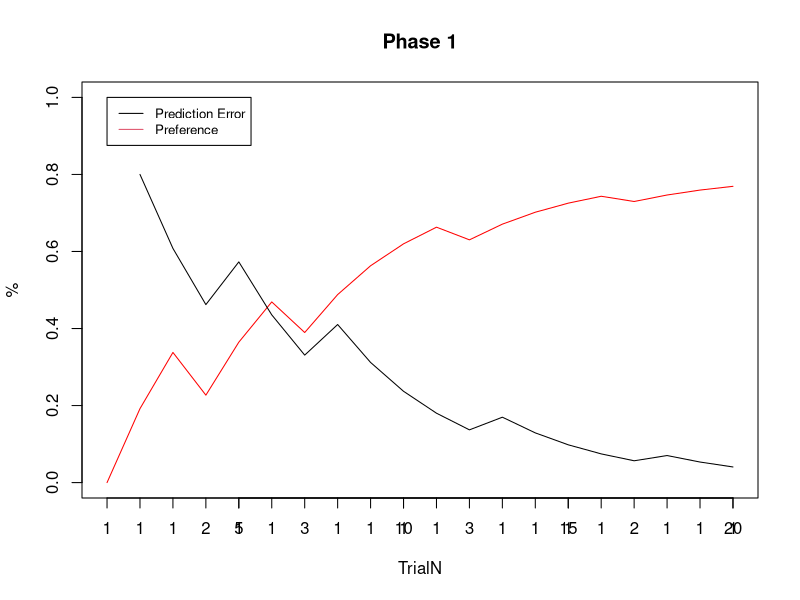
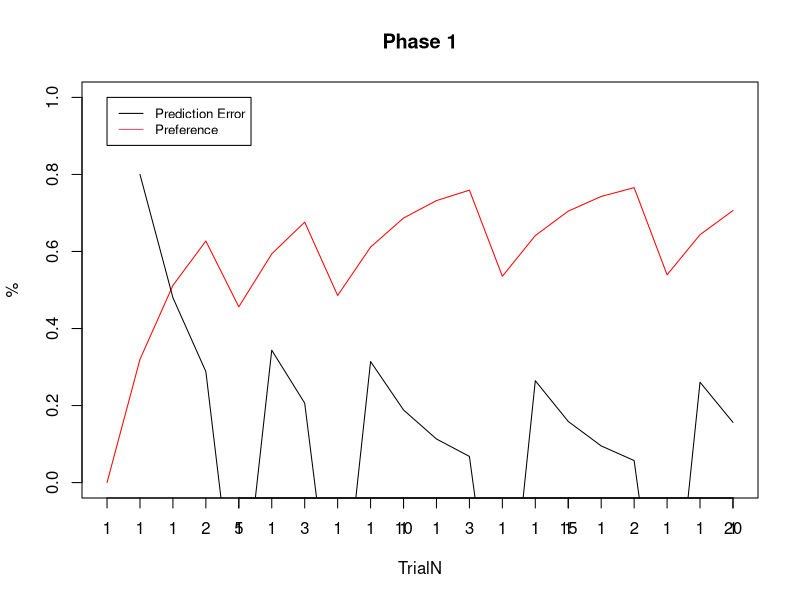

R code for these plots, in order:
###rescorla wagner model for associative learning implementation
#https://psyr.org/programming.html
rm(list=ls())
#formula: deltaV = alpha beta (lambda-sumV)

update_RW <- function(value, alpha, beta, lambda) {
  # compute the value of the compound stimulus Calculate the value (VAB) of the compound stimulus
  #In the Rescorla-Wagner model, the associative strength for the compound is just the sum of the individual strengths, 
  #so I can use the sum function to add up all the elements of the value argument:
  value_compound <- sum(value)
  # compute the prediction error.learning is the prediction error, λU−VAB
  prediction_error <- lambda - value_compound
  # compute the change in strength
  value_change <- alpha * beta * prediction_error 
  # update the association value
  value <- value + value_change
  # return the new value
  value <- value + value_change
  
  
}

#For the first “experiment” to simulate, we’ll pair a simple CS (i.e. not compound) 
#with a US for 20 trials, and examine how the association strength changes over time. 
#So get started, we’ll specify the number of trials
n_trials <- 20  
strength <- numeric(n_trials)

#set alpha at 0.80
alpha<-0.4 #alpha is the learning rate linked to first stimulus
beta<-0.6#beta is the learning rate linked to the category
lambda<-0.80 #lambda is the reward value, which is the maximum possible association strignth for the CS (in our case is 80%)

#create a variable to store the prediction error
prediction_error<-NULL

update_RW <- function(value, alpha=0.4, beta=0.4, lambda=0.80) {
  value_compound <- sum(value)
  prediction_error <- lambda - value_compound
  value_change <- alpha * beta * prediction_error 
  value <- value + value_change
}

#instead of having fixed alphas, 
#create an alpha that follows the sequence of the trials

#the categories trial after trial are the following
objCat<-c(1 ,1 ,1 ,2 ,1 ,1 ,3 ,1, 1, 1, 1, 3, 1, 1 ,1 ,1 ,2 ,1 ,1 ,1)
betaTr<-NULL
for (l in 1: length(objCat)){
  if(objCat[l]==1){
  betaTr[l]<-beta
  }else{betaTr[l]<--beta}
}

#create a variable to store the prediction error
prediction_error<-NULL
for(i in 2:n_trials) {
  value_compound <- sum(strength[i-1])
  prediction_error[i] <- lambda - value_compound
  #here we should change the beta, the learning of the second category
  beta = betaTr[i]
  value_change <- alpha * beta * prediction_error[i] 
  strength[i] <- sum(strength[i-1]) + value_change
}
plot(strength, ylim=c(0,1), type="l", col="red",
     xlab="TrialN", ylab = "%", main = "Phase 1")
lines(prediction_error, type="l")
legend( 1,1,legend=c("Prediction Error", "Preference"),
        cex=0.8, lty = c(1,1), col = c(1,2))
axis(1, at = c(1:length(objCat)),  labels = objCat)

####start new code: add lambda as a difference between matched and un-matched
prediction_error<-NULL
strength <- numeric(n_trials)

#the categories trial after trial are the following
objCat<-c(1 ,1 ,1 ,2 ,1 ,1 ,3 ,1, 1, 1, 1, 3, 1, 1 ,1 ,1 ,2 ,1 ,1 ,1)
lambda<-NULL
value_change<-NULL
for (l in 1: length(objCat)){
  if(objCat[l]==1){
    lambda[l]<-0.80
  }else{lambda[l]<-0.20}
}
for(i in 2:n_trials) {
  value_compound <- sum(strength[i-1])
 # prediction_error[i] <- lambda[i-1] - value_compound
  prediction_error[i] <- lambda[i-1] - value_compound
  #here we should change the beta, the learning of the second category
  #beta = betaTr[i]
  value_change <- alpha  * prediction_error[i] 
  strength[i] <- sum(strength[i-1]) + value_change
}

#####end new code
plot(strength, ylim=c(0,1), type="l", col="red",
     xlab="TrialN", ylab = "%", main = "Phase 1")
lines(prediction_error, type="l")
legend( 1,1,legend=c("Prediction Error", "Preference"),
       cex=0.8, lty = c(1,1), col = c(1,2))
axis(1, at = c(1:length(objCat)),  labels = objCat)

